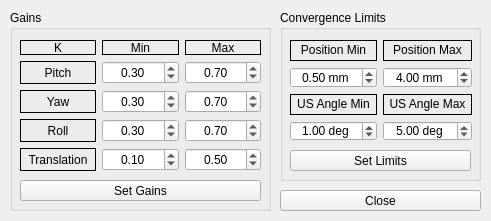
<?xml version="1.0" encoding="UTF-8"?>
<ui version="4.0">
 <class>gainsWidget</class>
 <widget class="QWidget" name="gainsWidget">
  <property name="geometry">
   <rect>
    <x>0</x>
    <y>0</y>
    <width>491</width>
    <height>221</height>
   </rect>
  </property>
  <property name="windowTitle">
   <string>Form</string>
  </property>
  <widget class="QPushButton" name="closeButton">
   <property name="geometry">
    <rect>
     <x>280</x>
     <y>190</y>
     <width>201</width>
     <height>21</height>
    </rect>
   </property>
   <property name="text">
    <string>Close</string>
   </property>
  </widget>
  <widget class="QGroupBox" name="gainsGroupBox">
   <property name="geometry">
    <rect>
     <x>10</x>
     <y>10</y>
     <width>261</width>
     <height>201</height>
    </rect>
   </property>
   <property name="title">
    <string>Gains</string>
   </property>
   <widget class="QWidget" name="gridLayoutWidget_5">
    <property name="geometry">
     <rect>
      <x>10</x>
      <y>30</y>
      <width>241</width>
      <height>133</height>
     </rect>
    </property>
    <layout class="QGridLayout" name="gainsLayout">
     <item row="4" column="1">
      <widget class="QDoubleSpinBox" name="gainTransMinSpinbox">
       <property name="alignment">
        <set>Qt::AlignCenter</set>
       </property>
       <property name="maximum">
        <double>5.000000000000000</double>
       </property>
       <property name="singleStep">
        <double>0.100000000000000</double>
       </property>
       <property name="value">
        <double>0.100000000000000</double>
       </property>
      </widget>
     </item>
     <item row="0" column="1">
      <widget class="QLabel" name="gainMinLabel">
       <property name="maximumSize">
        <size>
         <width>16777215</width>
         <height>15</height>
        </size>
       </property>
       <property name="frameShape">
        <enum>QFrame::Panel</enum>
       </property>
       <property name="text">
        <string>Min</string>
       </property>
       <property name="alignment">
        <set>Qt::AlignCenter</set>
       </property>
      </widget>
     </item>
     <item row="0" column="2">
      <widget class="QLabel" name="gainMaxLabel">
       <property name="maximumSize">
        <size>
         <width>16777215</width>
         <height>15</height>
        </size>
       </property>
       <property name="frameShape">
        <enum>QFrame::Panel</enum>
       </property>
       <property name="text">
        <string>Max</string>
       </property>
       <property name="alignment">
        <set>Qt::AlignCenter</set>
       </property>
      </widget>
     </item>
     <item row="1" column="0">
      <widget class="QLabel" name="pTransLabel">
       <property name="frameShape">
        <enum>QFrame::Panel</enum>
       </property>
       <property name="text">
        <string>Pitch</string>
       </property>
       <property name="alignment">
        <set>Qt::AlignCenter</set>
       </property>
      </widget>
     </item>
     <item row="2" column="2">
      <widget class="QDoubleSpinBox" name="gainYawMaxSpinbox">
       <property name="alignment">
        <set>Qt::AlignCenter</set>
       </property>
       <property name="maximum">
        <double>5.000000000000000</double>
       </property>
       <property name="singleStep">
        <double>0.100000000000000</double>
       </property>
       <property name="value">
        <double>0.700000000000000</double>
       </property>
      </widget>
     </item>
     <item row="1" column="1">
      <widget class="QDoubleSpinBox" name="gainPitchMinSpinbox">
       <property name="alignment">
        <set>Qt::AlignCenter</set>
       </property>
       <property name="maximum">
        <double>5.000000000000000</double>
       </property>
       <property name="singleStep">
        <double>0.100000000000000</double>
       </property>
       <property name="value">
        <double>0.300000000000000</double>
       </property>
      </widget>
     </item>
     <item row="1" column="2">
      <widget class="QDoubleSpinBox" name="gainPitchMaxSpinbox">
       <property name="alignment">
        <set>Qt::AlignCenter</set>
       </property>
       <property name="maximum">
        <double>5.000000000000000</double>
       </property>
       <property name="singleStep">
        <double>0.100000000000000</double>
       </property>
       <property name="value">
        <double>0.700000000000000</double>
       </property>
      </widget>
     </item>
     <item row="3" column="2">
      <widget class="QDoubleSpinBox" name="gainRollMaxSpinbox">
       <property name="alignment">
        <set>Qt::AlignCenter</set>
       </property>
       <property name="maximum">
        <double>5.000000000000000</double>
       </property>
       <property name="singleStep">
        <double>0.100000000000000</double>
       </property>
       <property name="value">
        <double>0.700000000000000</double>
       </property>
      </widget>
     </item>
     <item row="2" column="1">
      <widget class="QDoubleSpinBox" name="gainYawMinSpinbox">
       <property name="alignment">
        <set>Qt::AlignCenter</set>
       </property>
       <property name="maximum">
        <double>5.000000000000000</double>
       </property>
       <property name="singleStep">
        <double>0.100000000000000</double>
       </property>
       <property name="value">
        <double>0.300000000000000</double>
       </property>
      </widget>
     </item>
     <item row="4" column="0">
      <widget class="QLabel" name="kTransLabel">
       <property name="frameShape">
        <enum>QFrame::Panel</enum>
       </property>
       <property name="text">
        <string>Translation</string>
       </property>
       <property name="alignment">
        <set>Qt::AlignCenter</set>
       </property>
      </widget>
     </item>
     <item row="3" column="1">
      <widget class="QDoubleSpinBox" name="gainRollMinSpinbox">
       <property name="alignment">
        <set>Qt::AlignCenter</set>
       </property>
       <property name="maximum">
        <double>5.000000000000000</double>
       </property>
       <property name="singleStep">
        <double>0.100000000000000</double>
       </property>
       <property name="value">
        <double>0.300000000000000</double>
       </property>
      </widget>
     </item>
     <item row="4" column="2">
      <widget class="QDoubleSpinBox" name="gainTransMaxSpinbox">
       <property name="alignment">
        <set>Qt::AlignCenter</set>
       </property>
       <property name="maximum">
        <double>5.000000000000000</double>
       </property>
       <property name="singleStep">
        <double>0.100000000000000</double>
       </property>
       <property name="value">
        <double>0.500000000000000</double>
       </property>
      </widget>
     </item>
     <item row="3" column="0">
      <widget class="QLabel" name="rTransLabel">
       <property name="frameShape">
        <enum>QFrame::Panel</enum>
       </property>
       <property name="text">
        <string>Roll</string>
       </property>
       <property name="alignment">
        <set>Qt::AlignCenter</set>
       </property>
      </widget>
     </item>
     <item row="0" column="0">
      <widget class="QLabel" name="gainLabel">
       <property name="maximumSize">
        <size>
         <width>16777215</width>
         <height>15</height>
        </size>
       </property>
       <property name="frameShape">
        <enum>QFrame::Panel</enum>
       </property>
       <property name="text">
        <string>K</string>
       </property>
       <property name="alignment">
        <set>Qt::AlignCenter</set>
       </property>
      </widget>
     </item>
     <item row="2" column="0">
      <widget class="QLabel" name="yTransLabel">
       <property name="frameShape">
        <enum>QFrame::Panel</enum>
       </property>
       <property name="text">
        <string>Yaw</string>
       </property>
       <property name="alignment">
        <set>Qt::AlignCenter</set>
       </property>
      </widget>
     </item>
    </layout>
   </widget>
   <widget class="QPushButton" name="setGainsButton">
    <property name="geometry">
     <rect>
      <x>10</x>
      <y>170</y>
      <width>241</width>
      <height>21</height>
     </rect>
    </property>
    <property name="text">
     <string>Set Gains</string>
    </property>
   </widget>
  </widget>
  <widget class="QGroupBox" name="convLimitsGroupBox">
   <property name="geometry">
    <rect>
     <x>280</x>
     <y>10</y>
     <width>201</width>
     <height>171</height>
    </rect>
   </property>
   <property name="title">
    <string>Convergence Limits</string>
   </property>
   <widget class="QWidget" name="gridLayoutWidget_6">
    <property name="geometry">
     <rect>
      <x>10</x>
      <y>30</y>
      <width>182</width>
      <height>101</height>
     </rect>
    </property>
    <layout class="QGridLayout" name="gridLayout_5">
     <item row="1" column="0">
      <widget class="QDoubleSpinBox" name="posConvMinSpinbox">
       <property name="alignment">
        <set>Qt::AlignCenter</set>
       </property>
       <property name="suffix">
        <string notr="true"> mm</string>
       </property>
       <property name="maximum">
        <double>100.000000000000000</double>
       </property>
       <property name="singleStep">
        <double>0.500000000000000</double>
       </property>
       <property name="value">
        <double>0.500000000000000</double>
       </property>
      </widget>
     </item>
     <item row="3" column="0">
      <widget class="QDoubleSpinBox" name="angConvMinSpinbox">
       <property name="alignment">
        <set>Qt::AlignCenter</set>
       </property>
       <property name="suffix">
        <string notr="true"> deg</string>
       </property>
       <property name="maximum">
        <double>90.000000000000000</double>
       </property>
       <property name="singleStep">
        <double>0.500000000000000</double>
       </property>
       <property name="value">
        <double>1.000000000000000</double>
       </property>
      </widget>
     </item>
     <item row="1" column="1">
      <widget class="QDoubleSpinBox" name="posConvMaxSpinbox">
       <property name="alignment">
        <set>Qt::AlignCenter</set>
       </property>
       <property name="suffix">
        <string notr="true"> mm</string>
       </property>
       <property name="maximum">
        <double>1000.000000000000000</double>
       </property>
       <property name="singleStep">
        <double>0.500000000000000</double>
       </property>
       <property name="value">
        <double>4.000000000000000</double>
       </property>
      </widget>
     </item>
     <item row="3" column="1">
      <widget class="QDoubleSpinBox" name="angConvMaxSpinbox">
       <property name="alignment">
        <set>Qt::AlignCenter</set>
       </property>
       <property name="suffix">
        <string notr="true"> deg</string>
       </property>
       <property name="maximum">
        <double>180.000000000000000</double>
       </property>
       <property name="singleStep">
        <double>0.500000000000000</double>
       </property>
       <property name="value">
        <double>5.000000000000000</double>
       </property>
      </widget>
     </item>
     <item row="0" column="0">
      <widget class="QLabel" name="posConvMinLabel">
       <property name="frameShape">
        <enum>QFrame::Panel</enum>
       </property>
       <property name="text">
        <string>Position Min</string>
       </property>
       <property name="alignment">
        <set>Qt::AlignBottom|Qt::AlignHCenter</set>
       </property>
      </widget>
     </item>
     <item row="0" column="1">
      <widget class="QLabel" name="posConvMaxLabel">
       <property name="frameShape">
        <enum>QFrame::Panel</enum>
       </property>
       <property name="text">
        <string>Position Max</string>
       </property>
       <property name="alignment">
        <set>Qt::AlignBottom|Qt::AlignHCenter</set>
       </property>
      </widget>
     </item>
     <item row="2" column="0">
      <widget class="QLabel" name="angConvMinLabel">
       <property name="frameShape">
        <enum>QFrame::Panel</enum>
       </property>
       <property name="text">
        <string>US Angle Min</string>
       </property>
       <property name="alignment">
        <set>Qt::AlignBottom|Qt::AlignHCenter</set>
       </property>
      </widget>
     </item>
     <item row="2" column="1">
      <widget class="QLabel" name="angConvMaxLabel">
       <property name="frameShape">
        <enum>QFrame::Panel</enum>
       </property>
       <property name="text">
        <string>US Angle Max</string>
       </property>
       <property name="alignment">
        <set>Qt::AlignBottom|Qt::AlignHCenter</set>
       </property>
      </widget>
     </item>
    </layout>
   </widget>
   <widget class="QPushButton" name="setLimitsButton">
    <property name="geometry">
     <rect>
      <x>10</x>
      <y>140</y>
      <width>181</width>
      <height>21</height>
     </rect>
    </property>
    <property name="text">
     <string>Set Limits</string>
    </property>
   </widget>
  </widget>
 </widget>
 <resources/>
 <connections/>
</ui>
